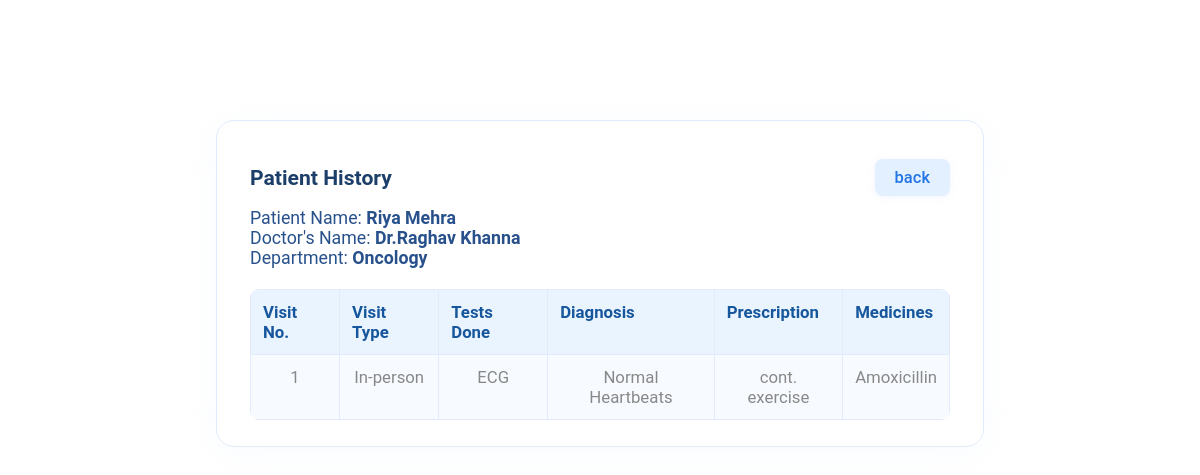
The app's page /patient_history_from_dr_dash/1 (signed in) with its own data.
### application/models.py (models this page shows, shortened)
class Appointment(db.Model):
    id = db.Column(db.Integer, primary_key=True)
    patient_id = db.Column(db.Integer, db.ForeignKey('patient.id'), nullable=False)
    doctor_id = db.Column(db.Integer, db.ForeignKey('doctor.id'), nullable=False)
    appointment_date = db.Column(db.Date, nullable=False)
    appointment_time_start = db.Column(db.Time, nullable=False)
    appointment_time_end = db.Column(db.Time, nullable=False)
    status = db.Column(db.String(), nullable=False, default="Scheduled")
    treatment = db.relationship('Treatment', backref='appointment', uselist=False)

class Patient(db.Model):
    id = db.Column(db.Integer, primary_key=True)
    username = db.Column(db.String(), unique=True, nullable=False)
    password = db.Column(db.String(), nullable=False)
    type = db.Column(db.String(), nullable=False, default="patient")
    appointments = db.relationship('Appointment', backref='patient', lazy=True)
    contact = db.Column(db.String(),  unique=True)
    full_name = db.Column(db.String())
    is_active = db.Column(db.Boolean, nullable=False, default=True)

class Doctor(db.Model):
    id = db.Column(db.Integer, primary_key=True)
    username = db.Column(db.String(), unique=True, nullable=False)
    password = db.Column(db.String(), nullable=False)
    specialization = db.Column(db.Integer, db.ForeignKey('department.id'), nullable=False)
    experience=db.Column(db.Integer, nullable=False)
    type = db.Column(db.String(), nullable=False, default="doctor")
    full_name = db.Column(db.String(), nullable=False)
    bio = db.Column(db.String())
    doctor_qualifications = db.Column(db.String())
    doctor_role = db.Column(db.String())
    appointments = db.relationship('Appointment', backref='doctor',lazy=True)
    availability = db.relationship("Availability", backref="doctor", lazy=True)
    photo_filename = db.Column(db.String())
    is_active = db.Column(db.Boolean, nullable=False, default=True)

class Department(db.Model):
    id = db.Column(db.Integer, primary_key=True)
    name = db.Column(db.String(), unique=True, nullable=False)
    description = db.Column(db.String())
    doctors = db.relationship('Doctor', backref='department', lazy=True)

class Treatment(db.Model):
    id = db.Column(db.Integer, primary_key=True)
    appointment_id = db.Column(db.Integer, db.ForeignKey('appointment.id'), nullable=False, unique=True)
    diagnosis = db.Column(db.String(), nullable=False)
    prescription = db.Column(db.String(), nullable=False)
    notes = db.Column(db.String())
    medicines = db.Column(db.String())
    visit_type = db.Column(db.String(), nullable=False)
    tests_done = db.Column(db.String())

### application/controllers.py (the view)
@app.route("/patient_history_from_dr_dash/<int:patient_id>")
def patient_history_from_dr_dash(patient_id):
     this_user_id = session.get('user_id')
     if this_user_id is None or session.get('user_type') != 'doctor':
        return redirect(url_for('login'))
     patient = Patient.query.get_or_404(patient_id)
     all_appointments = (
        Appointment.query
        .filter_by(patient_id=patient_id)
        .order_by(Appointment.appointment_date.desc())
        .all()
     )
     return render_template( "patient_history.html", back_url=url_for('doctor_dashboard', doctor_id=this_user_id),
        this_user=patient,
        all_appointments=all_appointments,)  # Replace with your appointments endpoint

### templates/patient_history.html (shortened to what this page needs)
<!DOCTYPE html>
<html lang="en">
<head>
    <link rel="stylesheet" href="{{ url_for('static', filename='styles.css') }}">
</head>
<body class="patient-history-page">
    <div class="patient-history-card">
  <div class="history-header">
    <span>Patient History</span>
    <a class="back-btn" href="{{ back_url }}">back</a>
  </div>
  {%for appointment in all_appointments%}
  <div class="patient-info">
    <div>Patient Name: <b>{{this_user.full_name}}</b></div>
    <div>Doctor's Name: <b>Dr.{{appointment.doctor.full_name}}</b></div>
    <div>Department: <b>{{appointment.doctor.department.name}}</b></div>
  </div>
  <table class="history-table">
    <thead>
      <tr>
        <th>Visit No.</th>
        <th>Visit Type</th>
        <th>Tests Done</th>
        <th>Diagnosis</th>
        <th>Prescription</th>
        <th>Medicines</th>
      </tr>
    </thead>
    {%set treat = appointment.treatment %}
    <tbody>
      <tr>
        <td>{{loop.index}}</td>
        <td>{{treat.visit_type if treat else '-'}}</td>
        <td>{{treat.tests_done if treat else '-'}}</td>
        <td>{{treat.diagnosis if treat else '-' }}</td>
        <td>{{treat.prescription if treat else '-'}}</td>
        <td>{{treat.medicines if treat else '-'}}</td>
      </tr>
    </tbody>
  </table>
  {%endfor%}
</div>
</body>
</html>

### static/styles.css (style rules this page uses)
:root { --default-font: "Roboto", system-ui, -apple-system, "Segoe UI", Roboto, "Helvetica Neue", Arial, "Noto Sans", "Liberation Sans", sans-serif, "Apple Color Emoji", "Segoe UI Emoji", "Segoe UI Symbol", "Noto Color Emoji"; --heading-font: "Poppins", sans-serif; --nav-font: "Raleway", sans-serif; }
:root { --background-color: #ffffff; --default-color: #444444; --heading-color: #2c4964; --accent-color: #1977cc; --surface-color: #ffffff; --contrast-color: #ffffff; }
:root { --nav-color: #2c4964; --nav-hover-color: #1977cc; --nav-mobile-background-color: #ffffff; --nav-dropdown-background-color: #ffffff; --nav-dropdown-color: #2c4964; --nav-dropdown-hover-color: #1977cc; }
:root { scroll-behavior: smooth; }
body { color: var(--default-color); background-color: var(--background-color); font-family: var(--default-font); }
a { color: var(--accent-color); text-decoration: none; transition: 0.3s; }
.patient-history-page .patient-history-card { max-width: 700px; width: 95vw; background: #fff; border-radius: 18px; box-shadow: 0 6px 38px #e2eafc33; border: 1.6px solid #e2eafc; padding: 38px 33px 26px 33px; position: relative; margin-top: 120px; margin-left: auto; margin-right: auto; margin-bottom: 100px; }
.patient-history-page .history-header { display: flex; align-items: center; justify-content: space-between; font-size: 1.32rem; color: #1b3f69; font-weight: 700; margin-bottom: 12px; }
.patient-history-page .back-btn { padding: 9px 20px; border-radius: 8px; background: #e3f0ff; color: #2275e5; border: none; font-weight: 500; font-size: 1.03rem; cursor: pointer; box-shadow: 0 1px 6px #e2eafc88; transition: background .13s, color .1s; }
.patient-history-page .patient-info { margin-bottom: 21px; color: #28518c; font-size: 1.11rem; }
.patient-history-page .patient-info b { font-weight: 700; }
.patient-history-page .history-table { width: 100%; border-collapse: collapse; margin-top: 10px; font-size: 1.05rem; background: #f7faff; border-radius: 9px; overflow: hidden; }
.patient-history-page .history-table th, .history-table td { padding: 12px 12px; border: 1px solid #e2eafc; text-align: left; vertical-align: top; }
.patient-history-page .history-table th { background: #eaf4ff; color: #16569c; font-weight: 700; }
.patient-history-page .history-table tbody td { background: #fff; color: #225480; }
.patient-history-page .history-table tr:last-child td { text-align: center; color: #888; background: #f7faff; }
.doctor_dashboard_page th, td { border: 1px solid #dbe3f5; padding: 9px 10px; text-align: left; }

### records on screen
Appointment: doctor.full_name "Raghav Khanna", doctor.department.name "Oncology"
Patient: full_name "Riya Mehra"
Treatment: visit_type "In-person", tests_done "ECG", diagnosis "Normal Heartbeats", prescription "cont. exercise", medicines "Amoxicillin"
